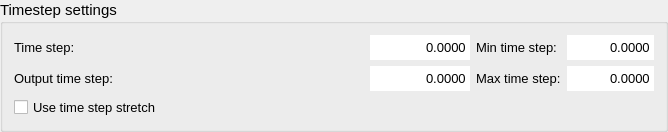
           <widget class="QgsCollapsibleGroupBox" name="group_timestep">
            <property name="font">
             <font>
              <pointsize>11</pointsize>
             </font>
            </property>
            <property name="title">
             <string>Timestep settings</string>
            </property>
            <layout class="QGridLayout" name="gridLayout_3">
             <item row="0" column="0">
              <widget class="QLabel" name="label_13">
               <property name="minimumSize">
                <size>
                 <width>350</width>
                 <height>0</height>
                </size>
               </property>
               <property name="font">
                <font>
                 <pointsize>10</pointsize>
                </font>
               </property>
               <property name="text">
                <string>Time step:</string>
               </property>
              </widget>
             </item>
             <item row="0" column="1">
              <widget class="QDoubleSpinBox" name="time_step">
               <property name="minimumSize">
                <size>
                 <width>100</width>
                 <height>25</height>
                </size>
               </property>
               <property name="font">
                <font>
                 <pointsize>10</pointsize>
                </font>
               </property>
               <property name="styleSheet">
                <string notr="true">QDoubleSpinBox {background-color: white;}</string>
               </property>
               <property name="frame">
                <bool>false</bool>
               </property>
               <property name="alignment">
                <set>Qt::AlignRight|Qt::AlignTrailing|Qt::AlignVCenter</set>
               </property>
               <property name="buttonSymbols">
                <enum>QAbstractSpinBox::NoButtons</enum>
               </property>
               <property name="decimals">
                <number>4</number>
               </property>
               <property name="maximum">
                <double>1000000000.000000000000000</double>
               </property>
              </widget>
             </item>
             <item row="0" column="2">
              <widget class="QLabel" name="label">
               <property name="font">
                <font>
                 <pointsize>10</pointsize>
                </font>
               </property>
               <property name="text">
                <string>Min time step:</string>
               </property>
              </widget>
             </item>
             <item row="0" column="3">
              <widget class="QDoubleSpinBox" name="min_time_step">
               <property name="minimumSize">
                <size>
                 <width>0</width>
                 <height>25</height>
                </size>
               </property>
               <property name="font">
                <font>
                 <pointsize>10</pointsize>
                </font>
               </property>
               <property name="styleSheet">
                <string notr="true">QDoubleSpinBox {background-color: white;}</string>
               </property>
               <property name="frame">
                <bool>false</bool>
               </property>
               <property name="alignment">
                <set>Qt::AlignRight|Qt::AlignTrailing|Qt::AlignVCenter</set>
               </property>
               <property name="buttonSymbols">
                <enum>QAbstractSpinBox::NoButtons</enum>
               </property>
               <property name="decimals">
                <number>4</number>
               </property>
               <property name="maximum">
                <double>1000000000.000000000000000</double>
               </property>
              </widget>
             </item>
             <item row="1" column="0">
              <widget class="QLabel" name="label_4">
               <property name="font">
                <font>
                 <pointsize>10</pointsize>
                </font>
               </property>
               <property name="text">
                <string>Output time step:</string>
               </property>
              </widget>
             </item>
             <item row="1" column="1">
              <widget class="QDoubleSpinBox" name="output_time_step">
               <property name="minimumSize">
                <size>
                 <width>0</width>
                 <height>25</height>
                </size>
               </property>
               <property name="font">
                <font>
                 <pointsize>10</pointsize>
                </font>
               </property>
               <property name="styleSheet">
                <string notr="true">QDoubleSpinBox {background-color: white;}</string>
               </property>
               <property name="frame">
                <bool>false</bool>
               </property>
               <property name="alignment">
                <set>Qt::AlignRight|Qt::AlignTrailing|Qt::AlignVCenter</set>
               </property>
               <property name="buttonSymbols">
                <enum>QAbstractSpinBox::NoButtons</enum>
               </property>
               <property name="decimals">
                <number>4</number>
               </property>
               <property name="maximum">
                <double>1000000000.000000000000000</double>
               </property>
              </widget>
             </item>
             <item row="1" column="2">
              <widget class="QLabel" name="label_2">
               <property name="font">
                <font>
                 <pointsize>10</pointsize>
                </font>
               </property>
               <property name="text">
                <string>Max time step:</string>
               </property>
              </widget>
             </item>
             <item row="1" column="3">
              <widget class="QDoubleSpinBox" name="max_time_step">
               <property name="minimumSize">
                <size>
                 <width>0</width>
                 <height>25</height>
                </size>
               </property>
               <property name="font">
                <font>
                 <pointsize>10</pointsize>
                </font>
               </property>
               <property name="styleSheet">
                <string notr="true">QDoubleSpinBox {background-color: white;}</string>
               </property>
               <property name="frame">
                <bool>false</bool>
               </property>
               <property name="alignment">
                <set>Qt::AlignRight|Qt::AlignTrailing|Qt::AlignVCenter</set>
               </property>
               <property name="buttonSymbols">
                <enum>QAbstractSpinBox::NoButtons</enum>
               </property>
               <property name="decimals">
                <number>4</number>
               </property>
               <property name="maximum">
                <double>1000000000.000000000000000</double>
               </property>
              </widget>
             </item>
             <item row="2" column="0">
              <widget class="QCheckBox" name="use_time_step_stretch">
               <property name="font">
                <font>
                 <pointsize>10</pointsize>
                </font>
               </property>
               <property name="text">
                <string>Use time step stretch</string>
               </property>
              </widget>
             </item>
            </layout>
           </widget>
